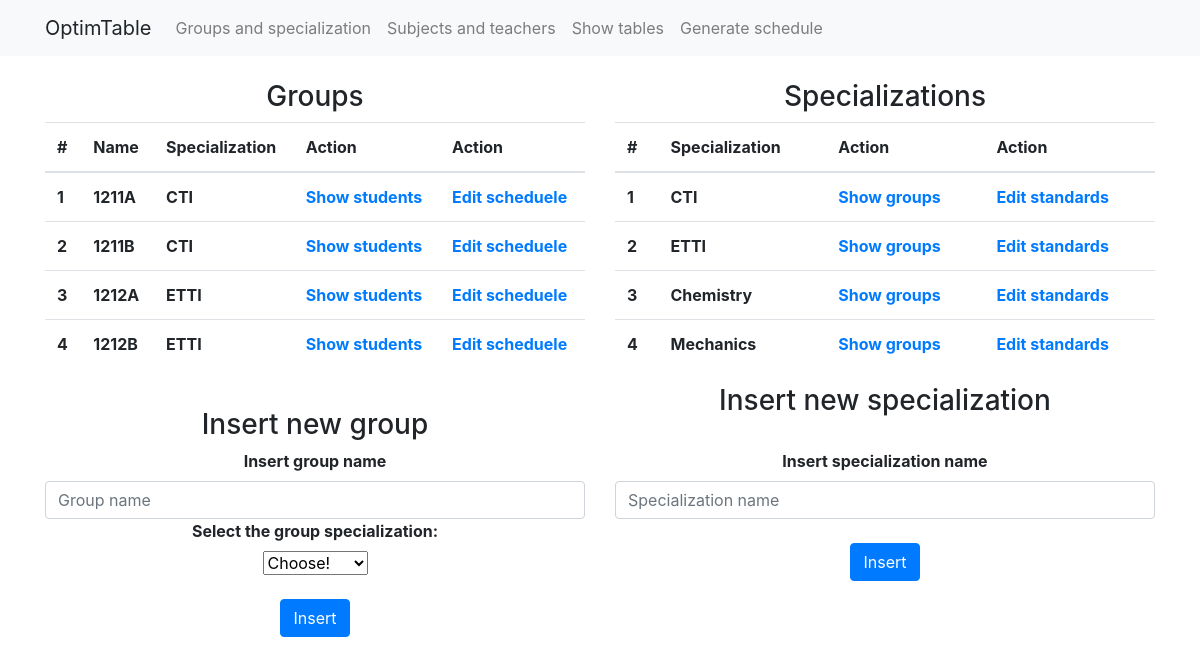
/adminpage.php, run on an earlier commit of the app's database.
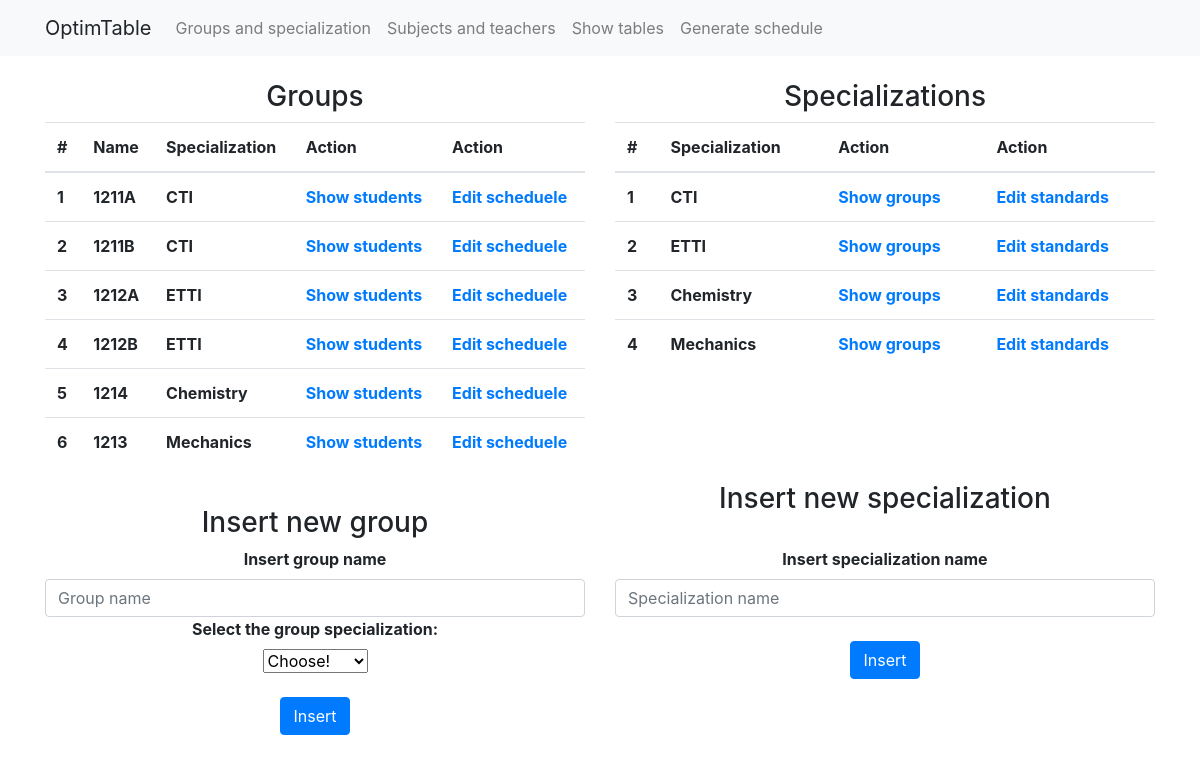
And on a later commit of the database.
### tables this page shows
CREATE TABLE `groups` (
  `id` int(11) NOT NULL,
  `groupName` varchar(255) NOT NULL,
  `specialization` int(11) NOT NULL
);

CREATE TABLE `specializations` (
  `id` int(11) NOT NULL,
  `specialization` varchar(255) NOT NULL
);

### adminpage.php (the view, shortened to what this page needs)
<?php
	require 'connection.php';
?>
<!doctype html>
<html lang="en">
	<head>
	    <link rel="stylesheet" href="css/bootstrap.css">
	    <link rel="stylesheet" href="css/styles.css">
  	</head>
    <?php include "navbar.php"; ?>
  	<body>
  		<div class="container">
        <div class="row">
          <div class="col-md-6">
            <h3 style="text-align:center;">Groups</h3>
            <form method="POST" action="<?php echo htmlspecialchars($_SERVER["PHP_SELF"]); ?>">
            <table class="table">
              <thead>
                <tr>
                  <th>#</th>
                  <th>Name</th>
                  <th>Specialization</th>
                  <th >Action</th>
                  <th >Action</th>
                </tr>
              </thead>
              <tbody>
              <?php
                $cnt=1;
                $sql = "SELECT g.id as idgrupa, g.groupName, g.specialization, s.id, s.specialization FROM groups g, specializations s WHERE g.specialization=s.id";
                $result = $conn -> query($sql);
                while($row = $result -> fetch_assoc()):?>
                    <tr>
                      <th scope="row"><?php echo $cnt++; ?></th>
                      <th id="name<?php echo $row["idgrupa"];?>"><?php echo $row["groupName"];?></th>
                      <th id="specialization<?php echo $row["idgrupa"];?>"><?php echo $row["specialization"]; ?></th>
                      <th ><a href="students.php?id=<?php echo $row["idgrupa"] . "," . $row["groupName"] . "," . $row["specialization"] ;?>">Show students</a></th>
                      <th ><a href="groupSchedule.php?id=<?php echo $row["idgrupa"] . "," . $row["groupName"] . "," . $row["specialization"] ;?>">Edit scheduele</a></th>
                    </tr>
                <?php endwhile;?>
            </table>
            </form>
          </div>
          <div class="col-md-6">
            <h3 style="text-align:center;"> Specializations </h3>
            <form method="POST" action="<?php echo htmlspecialchars($_SERVER["PHP_SELF"]); ?>">
            <table class="table">
              <thead>
                <tr>
                  <th>#</th>
                  <th>Specialization</th>
                  <th >Action</th>
                  <th >Action</th>
                </tr>
              </thead>
              <tbody>
              <?php
                $cnt=1;
                $sql = "SELECT * FROM specializations";
                $result = $conn -> query($sql);
                while($row = $result -> fetch_assoc()):?>
                    <tr>
                      <th scope="row"><?php echo $cnt++; ?></th>
                      <th id="name<?php echo $row["id"];?>"><?php echo $row["specialization"];?></th>
                      <th ><a href="groupSpecialization.php?id=<?php echo $row["id"] . "," . $row["specialization"]; ?>">Show groups</a></th>
                      <th ><a href="specializationStandards.php?id=<?php echo $row["id"] . "," . $row["specialization"] ;?>">Edit standards</a></th>
                    </tr>
                <?php endwhile;?>
            </table>
            </form>
        </div>
      </div>
  		<div class="row">
  			<div class="col-md-6">
          <br>
  				<h3 style="text-align:center;"> Insert new group </h3>
  			</div>
  			<div class="col-md-6">
          <h3 style="text-align:center;"> Insert new specialization </h3>
  			</div>
  		</div>
  		<div class="row">
  			<div class="col-md-6">
  				<form method="POST"  class="form form-login">
  					<label for="group"><b>Insert group name</b></label>
  					<input class="form-control" type="text" name="group" placeholder="Group name">
  					<label for="specialization"><b>Select the group specialization:</b></label> <br>
              <select name='specialization'>
                <option value="">Choose!</option>
              </select>
            <br>
            <br>
  					<button name="insertgroup" class="btn btn-primary">Insert</button>
  				</form>
          <br>
  			</div>
  			<div class="col-md-6">
          <form method="POST"  class="form form-login">
            <label for="specialization"><b>Insert specialization name</b></label>
            <input class="form-control" type="text" name="specialization" placeholder="Specialization name">
            <br>
            <button name="insertspecialization" class="btn btn-primary">Insert</button>
          </form>
  			</div>
  		</div>
    </div>
  	</body>
</html>

What changed in the data, as far as the page shows it:
added groups: groupName "1214", specializations.specialization "Chemistry"
added groups: groupName "1213", specializations.specialization "Mechanics"
